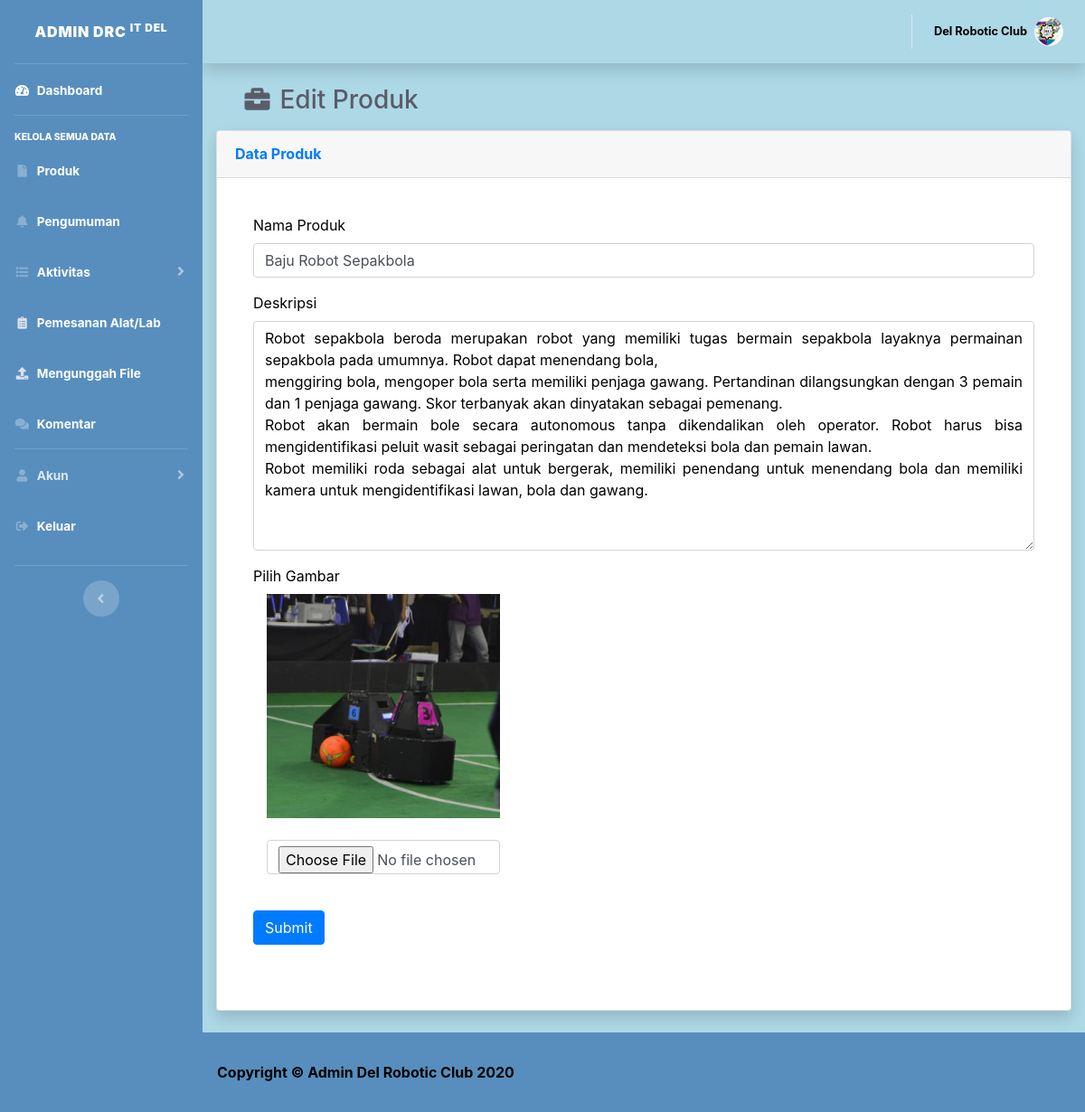
The page /admin/edit_produk.php?id=2 on the database its author committed.
### tables this page shows
CREATE TABLE `produk` (
  `id_produk` int(5) NOT NULL,
  `nama_produk` varchar(100) NOT NULL,
  `deskripsi` varchar(10000) NOT NULL,
  `gambar` varchar(45) NOT NULL
);

### admin/edit_produk.php (the view, shortened to what this page needs)
<?php
    include 'commons/header.php';
    require_once('database/connection.php');
    $upload_dir = 'img/produk/';
    if (isset($_GET['id'])) {
      $id = $_GET['id'];
      $sql = "select * from produk where id_produk=".$id;
      $result = mysqli_query($conn, $sql);
      if (mysqli_num_rows($result) > 0) {
        $row = mysqli_fetch_assoc($result);
      }else {
        $errorMsg = 'Tidak dapat membaca data';
      }
    }
?>
<!DOCTYPE html>
<html>
    <head>
        <link rel="stylesheet" href="css/bootstrap.min.css">
        <link rel="stylesheet" href="https://use.fontawesome.com/releases/v5.0.13/css/all.css">
        <link rel="stylesheet" href="https://cdn.datatables.net/1.10.16/css/dataTables.bootstrap4.min.css">
        <link rel="stylesheet" href="https://cdnjs.cloudflare.com/ajax/libs/twitter-bootstrap/4.0.0/css/bootstrap.css">
    </head>
    <body id="page-top">
    <div id="wrapper">
        <div class="container-fluid" style="color:black">
            <h1 style="color:black" class="h3 mb-2 text-gray-800">&emsp;<span class="fas fa-fw fa-briefcase"></span>&nbsp;Edit Produk</h1>
            <div class="card shadow mb-4">
                <div class="card-header py-3">
                    <h6 class="m-0 font-weight-bold text-primary">Data Produk</h6>
                </div>
                <div class="card-body">
                    <div class="table">
                        <div class="row justify-content-center">
                            <div class="col-md-12">
                                <div class="card-body">
                                  <form class="" action="" method="post" enctype="multipart/form-data" style="color:black;">
                                      <div class="form-group">
                                        <label for="name">Nama Produk</label>
                                        <input type="text" class="form-control" name="nama"  placeholder="Enter Name" value="<?php echo $row['nama_produk']; ?>">
                                      </div>
                                      <div class="form-group">
                                        <label for="contact">Deskripsi</label>
                                        <textarea name="deskripsi" class="form-control" cols="60%" rows="10" style="color:black;text-align:justify;" required><?php echo $row['deskripsi']; ?></textarea>
                                      </div>
                                      <div class="form-group">
                                        <label for="image">Pilih Gambar</label><br>
                                        <div class="col-md-4">
                                          <img src="<?php echo $upload_dir.$row['gambar'] ?>" width="100%"><br><br>
                                          <input type="file" class="form-control" name="image" value="">
                                        </div>
                                      </div><br>
                                      <div class="form-group">
                                        <button type="submit" name="Submit" class="btn btn-primary waves">Submit</button>
                                      </div>
                                  </form>
                                </div>
                            </div>
                        </div>
                    </div>
                </div>
            </div>
        </div>
        </div>
    </div>
    <?php
	    include 'commons/footer.php'
	  ?>
    </body>
</html>

### rows shown on the page
produk: nama "Baju Robot Sepakbola", deskripsi "Robot sepakbola beroda merupakan robot yang memiliki tugas bermain sepakbola layaknya permainan sepakbola pada umumnya. Robot dapat menendang bola, menggiring bola, mengoper bola serta memiliki penjaga gawang. Pertandinan dilangsungkan dengan 3 pemain dan 1 penjaga gawang. Skor terbanyak akan dinyatakan sebagai pemenang. Robot akan bermain bole secara autonomous tanpa dikendalikan oleh operator. Robot harus bisa mengidentifikasi peluit wasit sebagai peringatan dan mendeteksi bola dan pemain lawan. Robot memiliki roda sebagai alat untuk bergerak, memiliki penendang untuk menendang bola dan memiliki kamera untuk mengidentifikasi lawan, bola dan gawang.", gambar (picture)
